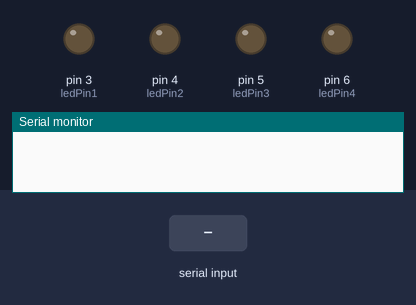
Recording of a sketch running on a simulated Arduino Uno, built with avr-gcc and run on an emulated ATmega328P. On the bench: output pins drawn as LEDs (lit = HIGH), the last lines printed to the serial monitor. The inputs (shaded band) are chosen by the test bench.

Above: at 1.2 s.
1.3 s: "1" received over Serial
At 2.5 s:
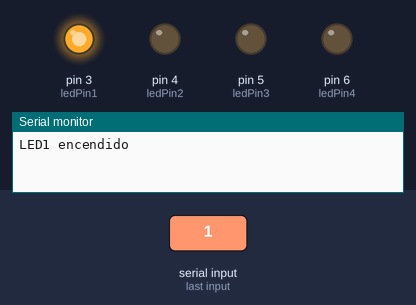
2.8 s: "2" received over Serial
At 3.7 s:
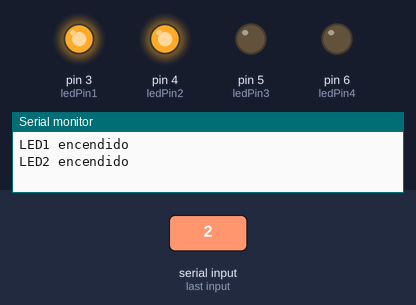
4.3 s: "5" received over Serial
At 4.9 s:
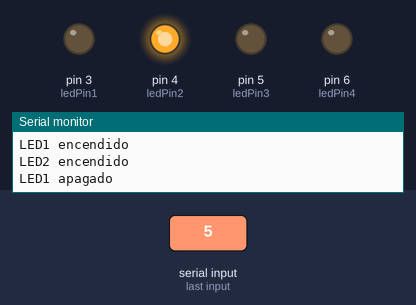
5.8 s: "3" received over Serial
At 7.0 s:
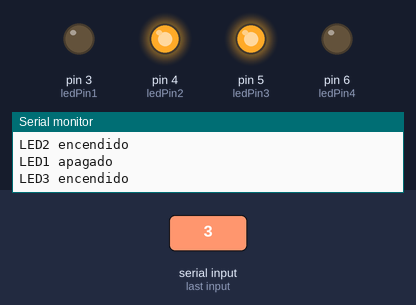
7.3 s: "4" received over Serial
At 8.4 s:
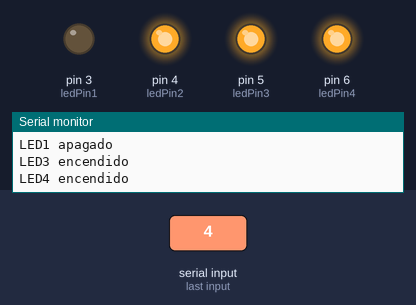
8.8 s: "6" received over Serial
At 9.5 s:
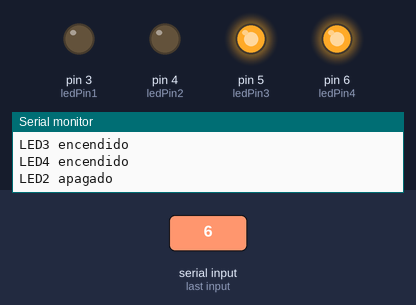
Timing chart, 0 to 11.3 s (numbered marks = the images above; inputs shaded):
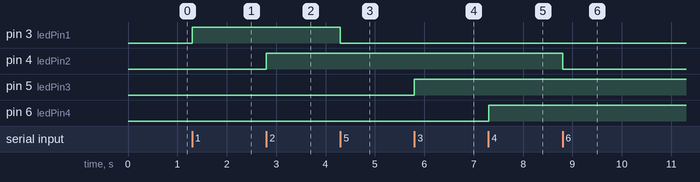

The sketch:

4leds.ino
```cpp
int ledPin1 = 3;
int ledPin2 = 4;
int ledPin3 = 5;
int ledPin4 = 6;

void setup() {
  pinMode(ledPin1, OUTPUT);
  pinMode(ledPin2, OUTPUT);
  pinMode(ledPin3, OUTPUT);
  pinMode(ledPin4, OUTPUT);
  Serial.begin(9600);
}

void loop() {
  if (Serial.available() > 0) {
    char estadoMonitor = Serial.read();
    if (estadoMonitor == '1') {
      digitalWrite(ledPin1, HIGH);
      Serial.println("LED1 encendido");
    } else if (estadoMonitor == '2') {
      digitalWrite(ledPin2, HIGH);
      Serial.println("LED2 encendido");
    } else if (estadoMonitor == '3') {
      digitalWrite(ledPin3, HIGH);
      Serial.println("LED3 encendido");
    } else if (estadoMonitor == '4') {
      digitalWrite(ledPin4, HIGH);
      Serial.println("LED4 encendido");
    } else if (estadoMonitor == '5') {
      digitalWrite(ledPin1, LOW);
      Serial.println("LED1 apagado");
    } else if (estadoMonitor == '6') {
      digitalWrite(ledPin2, LOW);
      Serial.println("LED2 apagado");
    } else if (estadoMonitor == '7') {
      digitalWrite(ledPin3, LOW);
      Serial.println("LED3 apagado");
    } else if (estadoMonitor == '8') {
      digitalWrite(ledPin4, LOW);
      Serial.println("LED4 apagado");
    }
  }
}
```

Measured:
- after the input at 1.3 s, pin 3 (ledPin1): LOW → HIGH at once
- after the input at 2.8 s, pin 4 (ledPin2): LOW → HIGH at once
- after the input at 4.3 s, pin 3 (ledPin1): HIGH → LOW at once
- after the input at 5.8 s, pin 5 (ledPin3): LOW → HIGH at once
- after the input at 7.3 s, pin 6 (ledPin4): LOW → HIGH at once
- after the input at 8.8 s, pin 4 (ledPin2): HIGH → LOW at once
